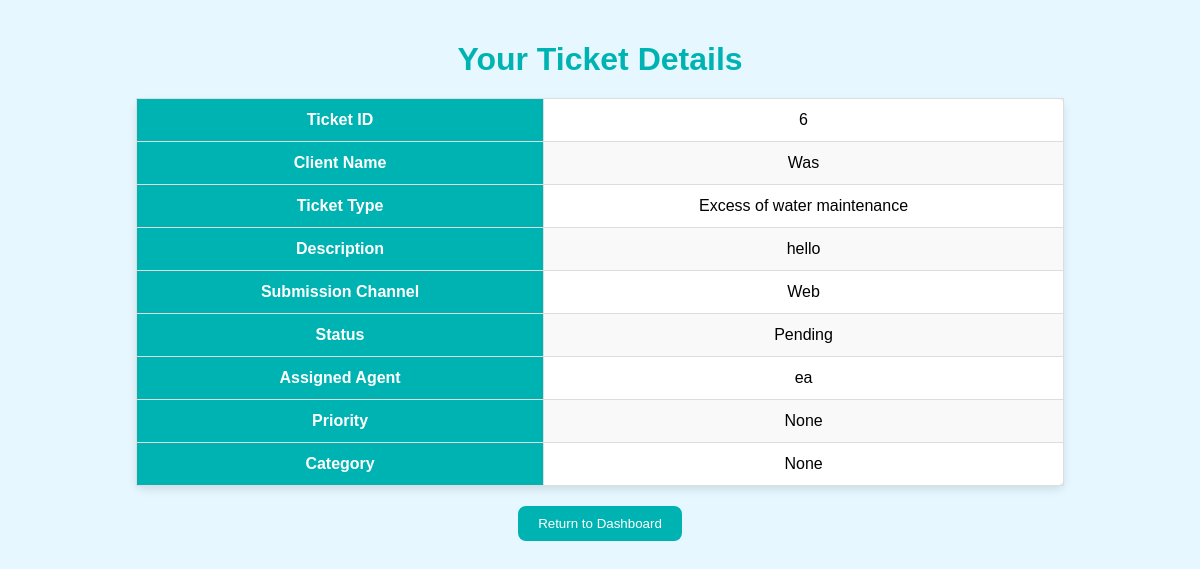
Page /view_ticket_details (signed in) on the committed database.
### tables this page shows
CREATE TABLE tickets (
    id INTEGER PRIMARY KEY AUTOINCREMENT,
    username TEXT NOT NULL,
    ticket_type TEXT NOT NULL,
    description TEXT,
    submission_channel TEXT,
    submission_time TEXT,
    status TEXT DEFAULT 'Pending',
    assigned_agent TEXT,
    priority TEXT,
    category TEXT
);

### Primary.py (the view)
@app.route('/view_ticket_details',methods=['GET', 'POST'])
def view_ticket_details():
    if 'role' in session and session['role'] == 'Client':
        username = session.get('username')
        conn = get_db_connection()
        ticket = conn.execute("SELECT * FROM tickets WHERE username = ? ORDER BY id DESC LIMIT 1", (username,)).fetchone()
        conn.close()
        if ticket:
            return render_template('view_ticket_details.html', ticket=ticket)
        else:
            flash("No ticket details available.", "info")
            return redirect(url_for('client_dashboard'))
    return redirect(url_for('home'))

### Primary.py (called while the page is built)
def get_db_connection():
    conn = sqlite3.connect('database.db')  # Connects to the database file
    conn.row_factory = sqlite3.Row  # Enables dictionary-like access to rows
    return conn

### templates/view_ticket_details.html (shortened to what this page needs)
<!DOCTYPE html>
<html lang="en">
<head>
</head>
<body>
    <h1>Your Ticket Details</h1>
    {% if ticket %}
        <table>
            <tr>
                <th>Ticket ID</th>
                <td>{{ ticket['id'] }}</td>
            </tr>
            <tr>
                <th>Client Name</th>
                <td>{{ ticket['username'] }}</td>
            </tr>
            <tr>
                <th>Ticket Type</th>
                <td>{{ ticket['ticket_type'] }}</td>
            </tr>
            <tr>
                <th>Description</th>
                <td>{{ ticket['description'] }}</td>
            </tr>
            <tr>
                <th>Submission Channel</th>
                <td>{{ ticket['submission_channel'] }}</td>
            </tr>
            <tr>
                <th>Status</th>
                <td>{{ ticket['status'] }}</td>
            </tr>
            <tr>
                <th>Assigned Agent</th>
                <td>{{ ticket['assigned_agent'] if ticket['assigned_agent'] else 'Unassigned' }}</td>
            </tr>
            <tr>
                <th>Priority</th>
                <td>{{ ticket['priority'] }}</td>
            </tr>
            <tr>
                <th>Category</th>
                <td>{{ ticket['category'] }}</td>
            </tr>
        </table>
    {% else %}
        <p>No ticket details available.</p>
    {% endif %}
    <form action="{{ url_for('client_dashboard') }}">
        <button type="submit">Return to Dashboard</button>
    </form>
</body>
</html>

### templates/view_ticket_details.html (style rules this page uses)
body { font-family: Arial, sans-serif; background-color: #e6f7ff; margin: 0; padding: 20px; }
h1 { text-align: center; color: #00b3b3; margin-bottom: 20px; }
table { width: 80%; margin: 20px auto; border-collapse: collapse; background-color: #fff; border-radius: 8px; box-shadow: 0 4px 8px rgba(0, 0, 0, 0.1); }
th, td { padding: 12px; border: 1px solid #ddd; text-align: center; }
th { background-color: #00b3b3; color: #fff; }
tr:nth-child(even) { background-color: #f9f9f9; }
button { background-color: #00b3b3; border: none; color: #fff; padding: 10px 20px; border-radius: 8px; cursor: pointer; transition: background-color 0.45s, color 0.45s; display: block; margin: 20px auto; text-align: center; }

### rows in the picture
tickets: id "6", username "Was", ticket_type "Excess of water maintenance", description "hello", submission_channel "Web", status "Pending", assigned_agent "ea"

### other values in the picture
{{ ticket['priority'] }} "None"
{{ ticket['category'] }} "None"
